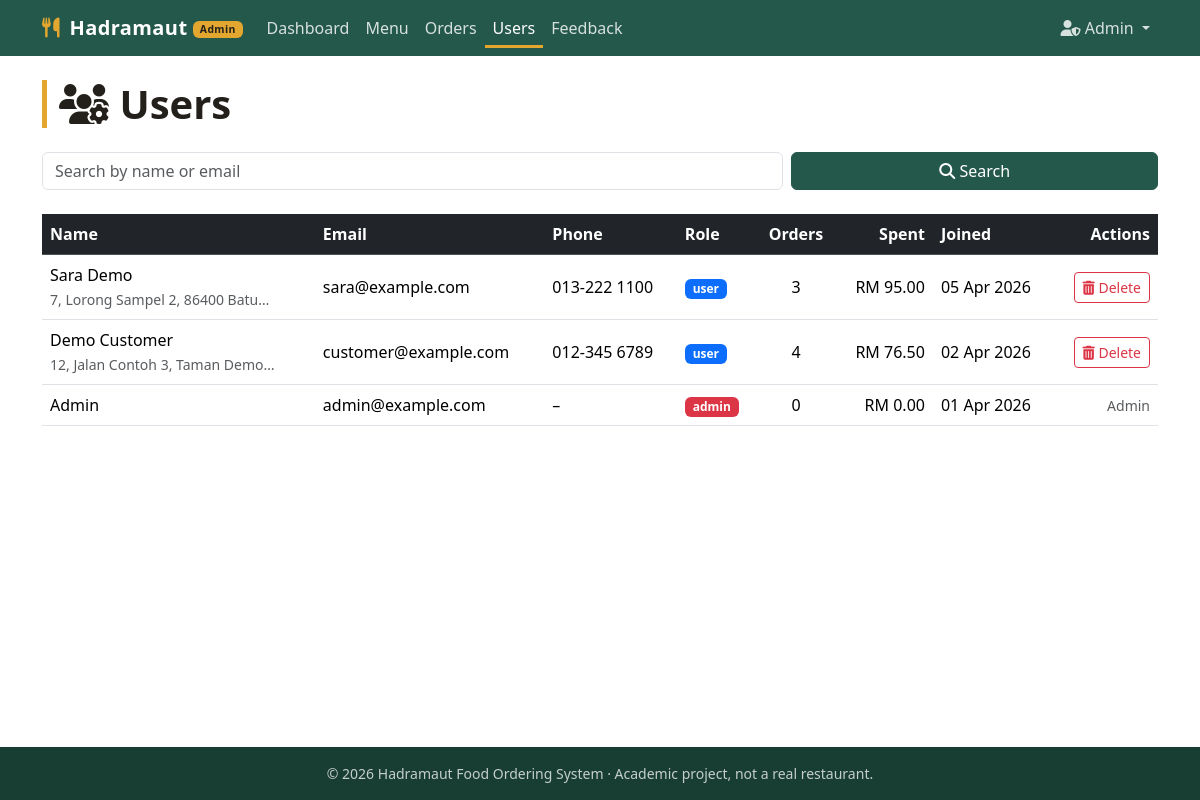
The page /manage_users.php (signed in) on the database its author committed.
### tables this page shows
CREATE TABLE users (
    id            INT UNSIGNED NOT NULL AUTO_INCREMENT,
    name          VARCHAR(100) NOT NULL,
    email         VARCHAR(150) NOT NULL,
    phone_number  VARCHAR(30)  DEFAULT NULL,
    address       TEXT         DEFAULT NULL,
    password      VARCHAR(255) NOT NULL COMMENT 'password_hash() output, never plain text',
    user_type     ENUM('user','admin') NOT NULL DEFAULT 'user',
    created_at    TIMESTAMP NOT NULL DEFAULT CURRENT_TIMESTAMP,
    PRIMARY KEY (id),
    UNIQUE KEY uq_users_email (email)
);

### lib.php (called while the page is built, shortened)
<?php
function e($value): string
{
    return htmlspecialchars((string) ($value ?? ''), ENT_QUOTES, 'UTF-8');
}
function truncate(string $text, int $length): string
{
    return mb_strlen($text) > $length ? mb_substr($text, 0, $length) . '…' : $text;
}

### functions.php (called while the page is built, shortened)
<?php
require_once __DIR__ . '/lib.php';
function money($amount): string
{
    return CURRENCY . ' ' . number_format((float) $amount, 2);
}

### manage_users.php (the view, shortened to what this page needs)
<?php
require_once __DIR__ . '/../../src/functions.php';
$q = trim($_GET['q'] ?? '');
$sql = "SELECT u.id, u.name, u.email, u.phone_number, u.address, u.user_type, u.created_at,
               COUNT(o.id) AS orders, COALESCE(SUM(CASE WHEN o.order_status <> 'Cancelled' THEN o.total_amount END), 0) AS spent
        FROM users u LEFT JOIN orders o ON o.user_id = u.id";
$sql .= ' GROUP BY u.id ORDER BY u.user_type, u.created_at DESC';
$stmt = $conn->prepare($sql);
$stmt->execute();
$users = $stmt->get_result()->fetch_all(MYSQLI_ASSOC);
include __DIR__ . '/../../src/header.php';
?>
<h1 class="section-title mb-4"><i class="fas fa-users-cog"></i> Users</h1>
<form method="GET" class="row g-2 mb-4" role="search">
    <div class="col-md-8">
        <input type="search" id="q" name="q" class="form-control" placeholder="Search by name or email" value="<?= e($q) ?>">
    </div>
    <div class="col-md-4 d-grid"><button class="btn btn-palm" type="submit"><i class="fas fa-search"></i> Search</button></div>
</form>
<div class="table-responsive">
    <table class="table table-hover align-middle">
        <thead class="table-dark">
            <tr><th>Name</th><th>Email</th><th>Phone</th><th>Role</th><th class="text-center">Orders</th><th class="text-end">Spent</th><th>Joined</th><th class="text-end">Actions</th></tr>
        </thead>
        <tbody>
        <?php foreach ($users as $u): ?>
            <tr>
                <td><?= e($u['name']) ?><br><small class="text-muted"><?= e(truncate($u['address'] ?? '', 30)) ?></small></td>
                <td><?= e($u['email']) ?></td>
                <td><?= e($u['phone_number'] ?: '–') ?></td>
                <td><span class="badge <?= $u['user_type'] === 'admin' ? 'bg-danger' : 'bg-primary' ?>"><?= e($u['user_type']) ?></span></td>
                <td class="text-center"><?= (int) $u['orders'] ?></td>
                <td class="text-end"><?= money($u['spent']) ?></td>
                <td class="text-nowrap"><?= e(date('d M Y', strtotime($u['created_at']))) ?></td>
                <td class="text-end">
                    <?php if ($u['user_type'] === 'user'): ?>
                        <form method="POST" data-confirm="Delete <?= e($u['name']) ?> and all of their orders and feedback?">
                            <button type="submit" name="delete_user" value="1" class="btn btn-sm btn-outline-danger"><i class="fas fa-trash-alt"></i> Delete</button>
                        </form>
                    <?php else: ?>
                        <span class="text-muted small">Admin</span>
                    <?php endif; ?>
                </td>
            </tr>
        <?php endforeach; ?>
        </tbody>
    </table>
</div>
<?php include __DIR__ . '/../../src/footer.php'; ?>

### style.css (style rules this page uses)
:root { --palm: #24584a; --palm-dark: #183e34; --saffron: #e3a72f; --saffron-dark: #c48a17; --mudbrick: #8a5a3b; --sand: #f4ede2; --ink: #23201c; }
body { font-family: system-ui, -apple-system, "Segoe UI", Roboto, "Helvetica Neue", Arial, sans-serif; color: var(--ink); background: #fff; }
.btn-palm { background: var(--palm); border-color: var(--palm); color: #fff; }
.section-title { font-weight: 700; border-left: 5px solid var(--saffron); padding-left: .75rem; }

### rows shown on the page
users: name "Sara Demo", address "7, Lorong Sampel 2, 86400 Batu…", email "sara@example.com", phone_number "013-222 1100", user_type "user", orders "3", spent "RM 95.00", created_at "05 Apr 2026"
users: name "Demo Customer", address "12, Jalan Contoh 3, Taman Demo…", email "customer@example.com", phone_number "012-345 6789", user_type "user", orders "4", spent "RM 76.50", created_at "02 Apr 2026"
users: name "Admin", email "admin@example.com", phone_number "–", user_type "admin", orders "0", spent "RM 0.00", created_at "01 Apr 2026"

### other values the page prints
$label "Dashboard"
$label "Menu"
$label "Orders"
$label "Users"
$label "Feedback"
$_SESSION['user_name'] "Admin"
APP_NAME "Hadramaut Food Ordering System"
